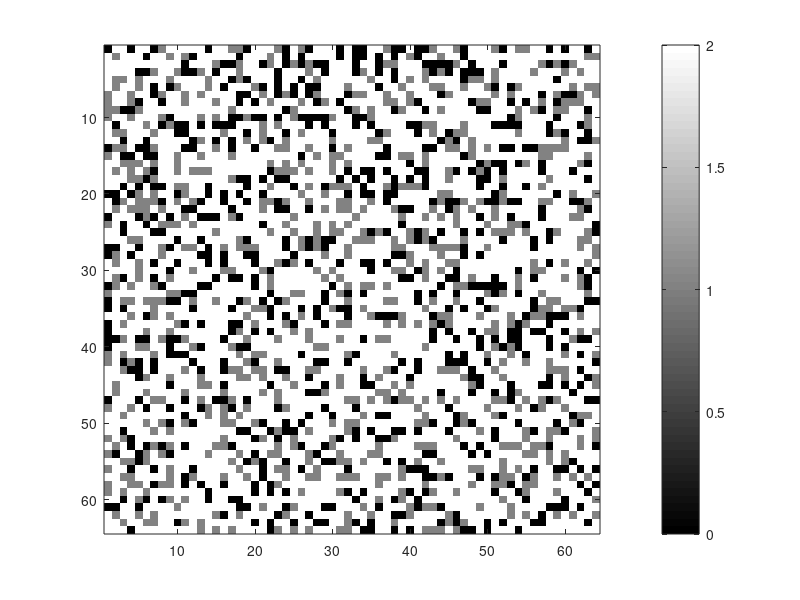

MATLAB code to generate this figure: (Note: this script raises an error after producing the figure.)
%%%%%%%%%%%%%%%%%%%%%%%%%%%%%%%%%%%%%%%%%%%%%%%%%%%%%%%%%%%%%%%%%
% Introduction to Scientific Computing - WBCS14003              %
%                                                               %
%  Simulate spatial pattern formation in Matlab                 %
%  via cellular automata                                        %
%                                                               %
%%%%%%%%%%%%%%%%%%%%%%%%%%%%%%%%%%%%%%%%%%%%%%%%%%%%%%%%%%%%%%%%%

clc;                                 % clear the command window 
close all                            % close open figure windows      
clear all;                           % remove items from the workspace

n=64;                                % number of cells horizontally/vertically
p=0.6;                               % probability that a cell is sleeping
q = 0.2;                             % probability that a cell is alive
max_gen=100;                         % maximal number of generations

% Initialize matrix A 
imname='random3';                     % name of the pattern
R=rand(n,n); % matrix with random values between 0 and 1
A=(R>1-p-q)+(R>1-p); % matrix A with random values 0,1,2
 
% Print the initial fraction of living cells on the screen
fprintf('initial fraction of dead cells=%f\n',sum(sum(abs(A == 0)))/n^2);
fprintf('initial fraction of sleeping cells=%f\n',sum(sum(abs(A == 1)))/n^2);
fprintf('initial fraction of living cells=%f\n',sum(sum(abs(A == 2)))/n^2);

% Display the initial pattern of living and dead cells as an image 
% The living cells are white, the dead cells black. 
figure;                              % open a figure window
imHandle = imagesc(A,[0 2]);         % display the matrix A as an image. 
colorbar                                     % The value range of A is [0 1].
colormap(gray);                      % set a gray scale color table

% Write the image to a PNG file
gen=1;                               % current generation number 
imfile = [imname,'_n=',int2str(n),'_p=',num2str(p),'_q=',num2str(q),'_gen=',int2str(gen),'.png'];
imwrite(rescale(A), imfile);                  % write A 

% Expand matrix A to matrix A1 because of the extra borders needed
A1=zeros(n+2,n+2);                   % initialise (n+2)x(n+2) matrix with zeroes 
A1(2:n+1,2:n+1)=A;                   % Insert matrix A in matrix A1 

% Now compute the successive generations via the majority rule. 
% The algorithm should terminate as soon as no more differences 
% occur between successive generations.

% Here comes your code ....
pause(1)
for g = 1 : max_gen
    A_current = A1;
    for i = 2 : (n + 1) 
        for j = 2 : (n + 1)  
            AX = A_current(i-1:i+1,j-1:j+1);
            x = getValue(AX, 0, 2 ,2);
            y = getValue(AX, 1, 2 ,2);
            z = getValue(AX, 2, 2 ,2);
            if (x == 1)
                A1(i,j) = 0;
            elseif (y == 1)
                A1(i,j)= 1;
            elseif (z == 1)
                A1(i,j)= 2;
            end
        end  
    end
    set(imHandle, 'CData' , A1);
    drawnow ;
    pause(0.1);
    if (isequal(A1,A_current) == true)
        fprintf(' fraction of dead cells=%f\n',sum(sum(abs((A_current(2:n+1,2:n+1))== 0)))/n^2);
        fprintf(' fraction of sleeping cells=%f\n',sum(sum(abs((A_current(2:n+1,2:n+1)) == 1)))/n^2);
        fprintf(' fraction of living cells=%f\n',sum(sum(abs((A_current(2:n+1,2:n+1)) == 2)))/n^2);
        
        imfile = [imname,'_n=',int2str(n),'_p=',num2str(p),'_q=',num2str(q),'_gen=',int2str(g),'.png'];
        imwrite(rescale(A1), imfile);
        break;    
    end
    A_current = A1;
end

function x=getValue(Arr, state, row, col)
    counter = 0;
    for r = (row - 1) : (row + 1)
        for c = (col - 1) : (col + 1)
            if (((r ~= row) || (c ~= col)) && (Arr(r,c) == state))
                counter = counter + 1;
            end
        end
    end
    if (counter > 4)
        x = 1;
    else
        x = 0;
    end
    
end